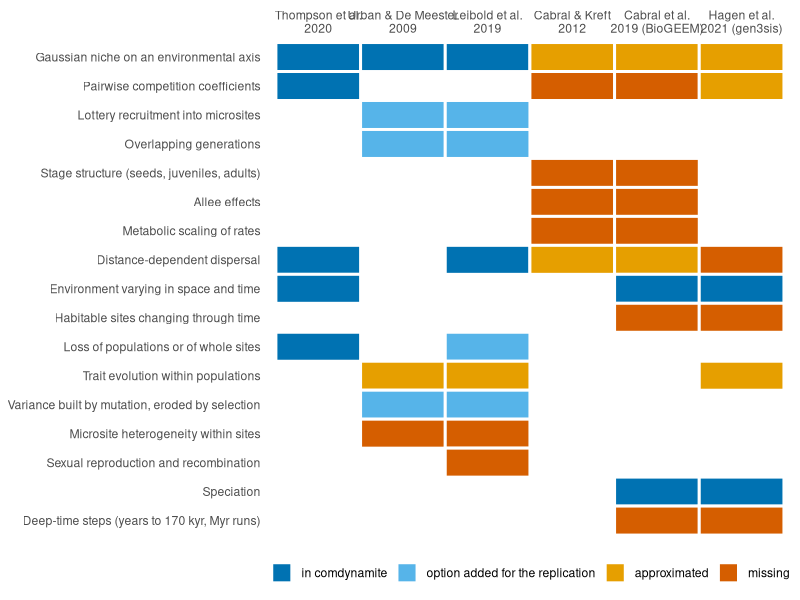

Recreate this plot in R.
# Figure of the nesting map (article "Nesting map"): for each mechanism of six published
# models, whether comdynamite has it, approximates it, gained it as an option for a
# replication, or lacks it. Sources and locations of each item are in dev/nesting-map.md.

library(ggplot2)

models <- c("Thompson et al. 2020", "Urban & De Meester 2009", "Leibold et al. 2019",
            "Cabral & Kreft 2012", "Cabral et al. 2019 (BioGEEM)", "Hagen et al. 2021 (gen3sis)")
# one row per mechanism; one letter per model, in the order above:
# s = in comdynamite, o = option added for a replication, a = approximated,
# m = missing from comdynamite, . = not in that model
map <- c(
  "Gaussian niche on an environmental axis"          = "sssaaa",
  "Pairwise competition coefficients"                = "s..mma",
  "Lottery recruitment into microsites"              = ".oo...",
  "Overlapping generations"                          = ".oo...",
  "Stage structure (seeds, juveniles, adults)"       = "...mm.",
  "Allee effects"                                    = "...mm.",
  "Metabolic scaling of rates"                       = "...mm.",
  "Distance-dependent dispersal"                     = "s.saam",
  "Environment varying in space and time"            = "s...ss",
  "Habitable sites changing through time"            = "....mm",
  "Loss of populations or of whole sites"            = "s.o...",
  "Trait evolution within populations"               = ".aa..a",
  "Variance built by mutation, eroded by selection"  = ".oo...",
  "Microsite heterogeneity within sites"             = ".mm...",
  "Sexual reproduction and recombination"            = "..m...",
  "Speciation"                                       = "....ss",
  "Deep-time steps (years to 170 kyr, Myr runs)"     = "....mm"
)
states <- c(s = "in comdynamite", o = "option added for the replication", a = "approximated",
            m = "missing")
d <- do.call(rbind, lapply(names(map), function(k) {
  data.frame(mechanism = k, model = models, code = strsplit(map[[k]], "")[[1]])
}))
d <- d[d$code != ".", ]
d$state <- factor(states[d$code], states)
d$mechanism <- factor(d$mechanism, rev(names(map)))
d$model <- factor(d$model, models)

p <- ggplot(d, aes(model, mechanism, fill = state)) +
  geom_tile(colour = "white", linewidth = 1) +
  scale_fill_manual(values = c("#0072B2", "#56B4E9", "#E69F00", "#D55E00"), drop = FALSE) +
  scale_x_discrete(position = "top", labels = function(x) gsub(" (\\d{4})", "\n\\1", x)) +
  labs(x = NULL, y = NULL, fill = NULL) +
  theme_minimal(base_size = 11) +
  theme(panel.grid = element_blank(), legend.position = "bottom")
ggsave("vignettes/articles/nesting_map.png", p, width = 9.5, height = 6.5, dpi = 120,
       bg = "white")
